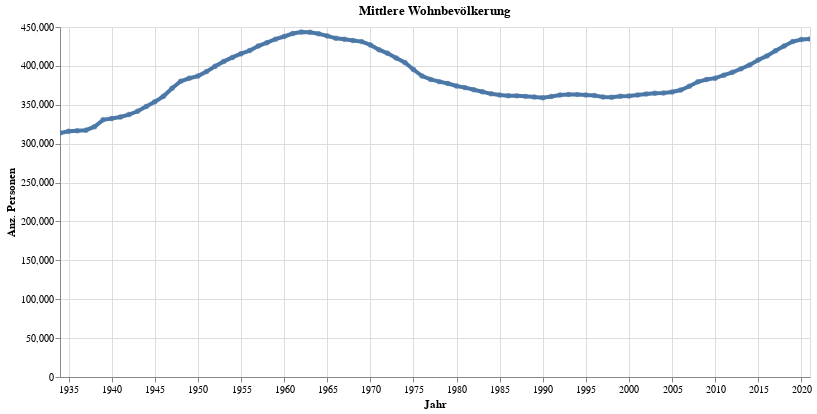

Notebook cell for this chart:
### Code cell
myTitle="Mittlere Wohnbevölkerung"

highlight = alt.selection(type='single', on='mouseover',
                          fields=['sum_AuslAnt'], nearest=True)
#x='date:StichtagDatJahr',
base = alt.Chart(data2betested.reset_index().query('AnzMittelBest>0'), title=myTitle).encode(
    x=alt.X('Jahr', axis=alt.Axis(title='Jahr'))# , axis=alt.Axis(format='%', title='percentage')
    , y=alt.X('AnzMittelBest', axis=alt.Axis(title='Anz. Personen'))
    #, color=alt.Color('sum_AuslAnt', legend=alt.Legend(title="", orient="right"))  
    ,tooltip=['Jahr_str', 'AnzMittelBest']    
)
points = base.mark_circle().encode(
    opacity=alt.value(0.75)
).add_selection(
    highlight
).properties(
    width=750 , height=350
)
lines = base.mark_line().encode(
    size=alt.condition(~highlight, alt.value(0.5), alt.value(4))
).interactive()

lines + points

### Figure 1 — Vega-Lite specification as saved in the notebook (floating-point values rounded to 4 significant figures)
{"config": {"view": {"continuousWidth": 400, "continuousHeight": 300}}, "layer": [{"mark": "line", "encoding": {"size": {"condition": {"value": 0.5, "selection": {"not": "selector002"}}, "value": 4}, "tooltip": [{"type": "nominal", "field": "Jahr_str"}, {"type": "quantitative", "field": "AnzMittelBest"}], "x": {"type": "temporal", "axis": {"title": "Jahr"}, "field": "Jahr"}, "y": {"type": "quantitative", "axis": {"title": "Anz. Personen"}, "field": "AnzMittelBest"}}, "selection": {"selector003": {"type": "interval", "bind": "scales", "encodings": ["x", "y"]}}, "title": "Mittlere Wohnbevölkerung"}, {"mark": "circle", "encoding": {"opacity": {"value": 0.75}, "tooltip": [{"type": "nominal", "field": "Jahr_str"}, {"type": "quantitative", "field": "AnzMittelBest"}], "x": {"type": "temporal", "axis": {"title": "Jahr"}, "field": "Jahr"}, "y": {"type": "quantitative", "axis": {"title": "Anz. Personen"}, "field": "AnzMittelBest"}}, "height": 350, "selection": {"selector002": {"type": "single", "on": "mouseover", "fields": ["sum_AuslAnt"], "nearest": true}}, "title": "Mittlere Wohnbevölkerung", "width": 750}], "data": {"name": "data-af959c954f5223913de67ae7e2fccb71"}, "$schema": "https://vega.github.io/schema/vega-lite/v4.8.1.json", "datasets": {"data-af959c954f5223913de67ae7e2fccb71": [{"Jahr": "2021-01-01T00:00:00", "StichtagDatJahr": "2021-01-01T00:00:00", "AnzMittelBest": 434516, "Jahr_str": "2021-01-01"}, {"Jahr": "2020-01-01T00:00:00", "StichtagDatJahr": "2020-01-01T00:00:00", "AnzMittelBest": 433963, "Jahr_str": "2020-01-01"}, {"Jahr": "2019-01-01T00:00:00", "StichtagDatJahr": "2019-01-01T00:00:00", "AnzMittelBest": 431322, "Jahr_str": "2019-01-01"}, {"Jahr": "2018-01-01T00:00:00", "StichtagDatJahr": "2018-01-01T00:00:00", "AnzMittelBest": 425593, "Jahr_str": "2018-01-01"}, {"Jahr": "2017-01-01T00:00:00", "StichtagDatJahr": "2017-01-01T00:00:00", "AnzMittelBest": 419549, "Jahr_str": "2017-01-01"}, {"Jahr": "2016-01-01T00:00:00", "StichtagDatJahr": "2016-01-01T00:00:00", "AnzMittelBest": 412820, "Jahr_str": "2016-01-01"}, {"Jahr": "2015-01-01T00:00:00", "StichtagDatJahr": "2015-01-01T00:00:00", "AnzMittelBest": 407629, "Jahr_str": "2015-01-01"}, {"Jahr": "2014-01-01T00:00:00", "StichtagDatJahr": "2014-01-01T00:00:00", "AnzMittelBest": 401267, "Jahr_str": "2014-01-01"}, {"Jahr": "2013-01-01T00:00:00", "StichtagDatJahr": "2013-01-01T00:00:00", "AnzMittelBest": 396342, "Jahr_str": "2013-01-01"}, {"Jahr": "2012-01-01T00:00:00", "StichtagDatJahr": "2012-01-01T00:00:00", "AnzMittelBest": 391729, "Jahr_str": "2012-01-01"}, {"Jahr": "2011-01-01T00:00:00", "StichtagDatJahr": "2011-01-01T00:00:00", "AnzMittelBest": 388057, "Jahr_str": "2011-01-01"}, {"Jahr": "2010-01-01T00:00:00", "StichtagDatJahr": "2010-01-01T00:00:00", "AnzMittelBest": 384246, "Jahr_str": "2010-01-01"}, {"Jahr": "2009-01-01T00:00:00", "StichtagDatJahr": "2009-01-01T00:00:00", "AnzMittelBest": 382453, "Jahr_str": "2009-01-01"}, {"Jahr": "2008-01-01T00:00:00", "StichtagDatJahr": "2008-01-01T00:00:00", "AnzMittelBest": 379500, "Jahr_str": "2008-01-01"}, {"Jahr": "2007-01-01T00:00:00", "StichtagDatJahr": "2007-01-01T00:00:00", "AnzMittelBest": 373762, "Jahr_str": "2007-01-01"}, {"Jahr": "2006-01-01T00:00:00", "StichtagDatJahr": "2006-01-01T00:00:00", "AnzMittelBest": 368917, "Jahr_str": "2006-01-01"}, {"Jahr": "2005-01-01T00:00:00", "StichtagDatJahr": "2005-01-01T00:00:00", "AnzMittelBest": 366418, "Jahr_str": "2005-01-01"}, {"Jahr": "2004-01-01T00:00:00", "StichtagDatJahr": "2004-01-01T00:00:00", "AnzMittelBest": 365209, "Jahr_str": "2004-01-01"}, {"Jahr": "2003-01-01T00:00:00", "StichtagDatJahr": "2003-01-01T00:00:00", "AnzMittelBest": 364884, "Jahr_str": "2003-01-01"}, {"Jahr": "2002-01-01T00:00:00", "StichtagDatJahr": "2002-01-01T00:00:00", "AnzMittelBest": 363944, "Jahr_str": "2002-01-01"}, {"Jahr": "2001-01-01T00:00:00", "StichtagDatJahr": "2001-01-01T00:00:00", "AnzMittelBest": 362664, "Jahr_str": "2001-01-01"}, {"Jahr": "2000-01-01T00:00:00", "StichtagDatJahr": "2000-01-01T00:00:00", "AnzMittelBest": 361301, "Jahr_str": "2000-01-01"}, {"Jahr": "1999-01-01T00:00:00", "StichtagDatJahr": "1999-01-01T00:00:00", "AnzMittelBest": 360974, "Jahr_str": "1999-01-01"}, {"Jahr": "1998-01-01T00:00:00", "StichtagDatJahr": "1998-01-01T00:00:00", "AnzMittelBest": 359728, "Jahr_str": "1998-01-01"}, {"Jahr": "1997-01-01T00:00:00", "StichtagDatJahr": "1997-01-01T00:00:00", "AnzMittelBest": 359970, "Jahr_str": "1997-01-01"}, {"Jahr": "1996-01-01T00:00:00", "StichtagDatJahr": "1996-01-01T00:00:00", "AnzMittelBest": 361789, "Jahr_str": "1996-01-01"}, {"Jahr": "1995-01-01T00:00:00", "StichtagDatJahr": "1995-01-01T00:00:00", "AnzMittelBest": 362445, "Jahr_str": "1995-01-01"}, {"Jahr": "1994-01-01T00:00:00", "StichtagDatJahr": "1994-01-01T00:00:00", "AnzMittelBest": 363062, "Jahr_str": "1994-01-01"}, {"Jahr": "1993-01-01T00:00:00", "StichtagDatJahr": "1993-01-01T00:00:00", "AnzMittelBest": 363278, "Jahr_str": "1993-01-01"}, {"Jahr": "1992-01-01T00:00:00", "StichtagDatJahr": "1992-01-01T00:00:00", "AnzMittelBest": 362450, "Jahr_str": "1992-01-01"}, {"Jahr": "1991-01-01T00:00:00", "StichtagDatJahr": "1991-01-01T00:00:00", "AnzMittelBest": 360730, "Jahr_str": "1991-01-01"}, {"Jahr": "1990-01-01T00:00:00", "StichtagDatJahr": "1990-01-01T00:00:00", "AnzMittelBest": 359050, "Jahr_str": "1990-01-01"}, {"Jahr": "1989-01-01T00:00:00", "StichtagDatJahr": "1989-01-01T00:00:00", "AnzMittelBest": 360030, "Jahr_str": "1989-01-01"}, {"Jahr": "1988-01-01T00:00:00", "StichtagDatJahr": "1988-01-01T00:00:00", "AnzMittelBest": 360810, "Jahr_str": "1988-01-01"}, {"Jahr": "1987-01-01T00:00:00", "StichtagDatJahr": "1987-01-01T00:00:00", "AnzMittelBest": 361450, "Jahr_str": "1987-01-01"}, {"Jahr": "1986-01-01T00:00:00", "StichtagDatJahr": "1986-01-01T00:00:00", "AnzMittelBest": 361470, "Jahr_str": "1986-01-01"}, {"Jahr": "1985-01-01T00:00:00", "StichtagDatJahr": "1985-01-01T00:00:00", "AnzMittelBest": 362480, "Jahr_str": "1985-01-01"}, {"Jahr": "1984-01-01T00:00:00", "StichtagDatJahr": "1984-01-01T00:00:00", "AnzMittelBest": 364070, "Jahr_str": "1984-01-01"}, {"Jahr": "1983-01-01T00:00:00", "StichtagDatJahr": "1983-01-01T00:00:00", "AnzMittelBest": 366820, "Jahr_str": "1983-01-01"}, {"Jahr": "1982-01-01T00:00:00", "StichtagDatJahr": "1982-01-01T00:00:00", "AnzMittelBest": 369400, "Jahr_str": "1982-01-01"}, {"Jahr": "1981-01-01T00:00:00", "StichtagDatJahr": "1981-01-01T00:00:00", "AnzMittelBest": 372040, "Jahr_str": "1981-01-01"}, {"Jahr": "1980-01-01T00:00:00", "StichtagDatJahr": "1980-01-01T00:00:00", "AnzMittelBest": 374210, "Jahr_str": "1980-01-01"}, {"Jahr": "1979-01-01T00:00:00", "StichtagDatJahr": "1979-01-01T00:00:00", "AnzMittelBest": 377300, "Jahr_str": "1979-01-01"}, {"Jahr": "1978-01-01T00:00:00", "StichtagDatJahr": "1978-01-01T00:00:00", "AnzMittelBest": 379760, "Jahr_str": "1978-01-01"}, {"Jahr": "1977-01-01T00:00:00", "StichtagDatJahr": "1977-01-01T00:00:00", "AnzMittelBest": 382640, "Jahr_str": "1977-01-01"}, {"Jahr": "1976-01-01T00:00:00", "StichtagDatJahr": "1976-01-01T00:00:00", "AnzMittelBest": 386940, "Jahr_str": "1976-01-01"}, {"Jahr": "1975-01-01T00:00:00", "StichtagDatJahr": "1975-01-01T00:00:00", "AnzMittelBest": 395390, "Jahr_str": "1975-01-01"}, {"Jahr": "1974-01-01T00:00:00", "StichtagDatJahr": "1974-01-01T00:00:00", "AnzMittelBest": 404370, "Jahr_str": "1974-01-01"}, {"Jahr": "1973-01-01T00:00:00", "StichtagDatJahr": "1973-01-01T00:00:00", "AnzMittelBest": 410110, "Jahr_str": "1973-01-01"}, {"Jahr": "1972-01-01T00:00:00", "StichtagDatJahr": "1972-01-01T00:00:00", "AnzMittelBest": 416120, "Jahr_str": "1972-01-01"}, {"Jahr": "1971-01-01T00:00:00", "StichtagDatJahr": "1971-01-01T00:00:00", "AnzMittelBest": 420880, "Jahr_str": "1971-01-01"}, {"Jahr": "1970-01-01T00:00:00", "StichtagDatJahr": "1970-01-01T00:00:00", "AnzMittelBest": 426930, "Jahr_str": "1970-01-01"}, {"Jahr": "1969-01-01T00:00:00", "StichtagDatJahr": "1969-01-01T00:00:00", "AnzMittelBest": 431200, "Jahr_str": "1969-01-01"}, {"Jahr": "1968-01-01T00:00:00", "StichtagDatJahr": "1968-01-01T00:00:00", "AnzMittelBest": 432600, "Jahr_str": "1968-01-01"}, {"Jahr": "1967-01-01T00:00:00", "StichtagDatJahr": "1967-01-01T00:00:00", "AnzMittelBest": 434340, "Jahr_str": "1967-01-01"}, {"Jahr": "1966-01-01T00:00:00", "StichtagDatJahr": "1966-01-01T00:00:00", "AnzMittelBest": 435420, "Jahr_str": "1966-01-01"}, {"Jahr": "1965-01-01T00:00:00", "StichtagDatJahr": "1965-01-01T00:00:00", "AnzMittelBest": 438520, "Jahr_str": "1965-01-01"}, {"Jahr": "1964-01-01T00:00:00", "StichtagDatJahr": "1964-01-01T00:00:00", "AnzMittelBest": 441380, "Jahr_str": "1964-01-01"}, {"Jahr": "1963-01-01T00:00:00", "StichtagDatJahr": "1963-01-01T00:00:00", "AnzMittelBest": 443170, "Jahr_str": "1963-01-01"}, {"Jahr": "1962-01-01T00:00:00", "StichtagDatJahr": "1962-01-01T00:00:00", "AnzMittelBest": 443500, "Jahr_str": "1962-01-01"}, {"Jahr": "1961-01-01T00:00:00", "StichtagDatJahr": "1961-01-01T00:00:00", "AnzMittelBest": 441590, "Jahr_str": "1961-01-01"}, {"Jahr": "1960-01-01T00:00:00", "StichtagDatJahr": "1960-01-01T00:00:00", "AnzMittelBest": 437780, "Jahr_str": "1960-01-01"}, {"Jahr": "1959-01-01T00:00:00", "StichtagDatJahr": "1959-01-01T00:00:00", "AnzMittelBest": 434410, "Jahr_str": "1959-01-01"}, {"Jahr": "1958-01-01T00:00:00", "StichtagDatJahr": "1958-01-01T00:00:00", "AnzMittelBest": 429840, "Jahr_str": "1958-01-01"}, {"Jahr": "1957-01-01T00:00:00", "StichtagDatJahr": "1957-01-01T00:00:00", "AnzMittelBest": 425450, "Jahr_str": "1957-01-01"}, {"Jahr": "1956-01-01T00:00:00", "StichtagDatJahr": "1956-01-01T00:00:00", "AnzMittelBest": 419730, "Jahr_str": "1956-01-01"}, {"Jahr": "1955-01-01T00:00:00", "StichtagDatJahr": "1955-01-01T00:00:00", "AnzMittelBest": 415730, "Jahr_str": "1955-01-01"}, {"Jahr": "1954-01-01T00:00:00", "StichtagDatJahr": "1954-01-01T00:00:00", "AnzMittelBest": 410900, "Jahr_str": "1954-01-01"}, {"Jahr": "1953-01-01T00:00:00", "StichtagDatJahr": "1953-01-01T00:00:00", "AnzMittelBest": 405770, "Jahr_str": "1953-01-01"}, {"Jahr": "1952-01-01T00:00:00", "StichtagDatJahr": "1952-01-01T00:00:00", "AnzMittelBest": 399580, "Jahr_str": "1952-01-01"}, {"Jahr": "1951-01-01T00:00:00", "StichtagDatJahr": "1951-01-01T00:00:00", "AnzMittelBest": 392690, "Jahr_str": "1951-01-01"}, {"Jahr": "1950-01-01T00:00:00", "StichtagDatJahr": "1950-01-01T00:00:00", "AnzMittelBest": 386860, "Jahr_str": "1950-01-01"}, {"Jahr": "1949-01-01T00:00:00", "StichtagDatJahr": "1949-01-01T00:00:00", "AnzMittelBest": 384070, "Jahr_str": "1949-01-01"}, {"Jahr": "1948-01-01T00:00:00", "StichtagDatJahr": "1948-01-01T00:00:00", "AnzMittelBest": 380250, "Jahr_str": "1948-01-01"}, {"Jahr": "1947-01-01T00:00:00", "StichtagDatJahr": "1947-01-01T00:00:00", "AnzMittelBest": 371330, "Jahr_str": "1947-01-01"}, {"Jahr": "1946-01-01T00:00:00", "StichtagDatJahr": "1946-01-01T00:00:00", "AnzMittelBest": 360910, "Jahr_str": "1946-01-01"}, {"Jahr": "1945-01-01T00:00:00", "StichtagDatJahr": "1945-01-01T00:00:00", "AnzMittelBest": 353800, "Jahr_str": "1945-01-01"}, {"Jahr": "1944-01-01T00:00:00", "StichtagDatJahr": "1944-01-01T00:00:00", "AnzMittelBest": 347750, "Jahr_str": "1944-01-01"}, {"Jahr": "1943-01-01T00:00:00", "StichtagDatJahr": "1943-01-01T00:00:00", "AnzMittelBest": 341660, "Jahr_str": "1943-01-01"}, {"Jahr": "1942-01-01T00:00:00", "StichtagDatJahr": "1942-01-01T00:00:00", "AnzMittelBest": 337370, "Jahr_str": "1942-01-01"}, {"Jahr": "1941-01-01T00:00:00", "StichtagDatJahr": "1941-01-01T00:00:00", "AnzMittelBest": 334290, "Jahr_str": "1941-01-01"}, {"Jahr": "1940-01-01T00:00:00", "StichtagDatJahr": "1940-01-01T00:00:00", "AnzMittelBest": 332430, "Jahr_str": "1940-01-01"}, {"Jahr": "1939-01-01T00:00:00", "StichtagDatJahr": "1939-01-01T00:00:00", "AnzMittelBest": 330620, "Jahr_str": "1939-01-01"}, {"Jahr": "1938-01-01T00:00:00", "StichtagDatJahr": "1938-01-01T00:00:00", "AnzMittelBest": 321800, "Jahr_str": "1938-01-01"}, {"Jahr": "1937-01-01T00:00:00", "StichtagDatJahr": "1937-01-01T00:00:00", "AnzMittelBest": 317310, "Jahr_str": "1937-01-01"}, {"Jahr": "1936-01-01T00:00:00", "StichtagDatJahr": "1936-01-01T00:00:00", "AnzMittelBest": 316630, "Jahr_str": "1936-01-01"}, {"Jahr": "1935-01-01T00:00:00", "StichtagDatJahr": "1935-01-01T00:00:00", "AnzMittelBest": 316050, "Jahr_str": "1935-01-01"}, {"Jahr": "1934-01-01T00:00:00", "StichtagDatJahr": "1934-01-01T00:00:00", "AnzMittelBest": 313680, "Jahr_str": "1934-01-01"}]}}
